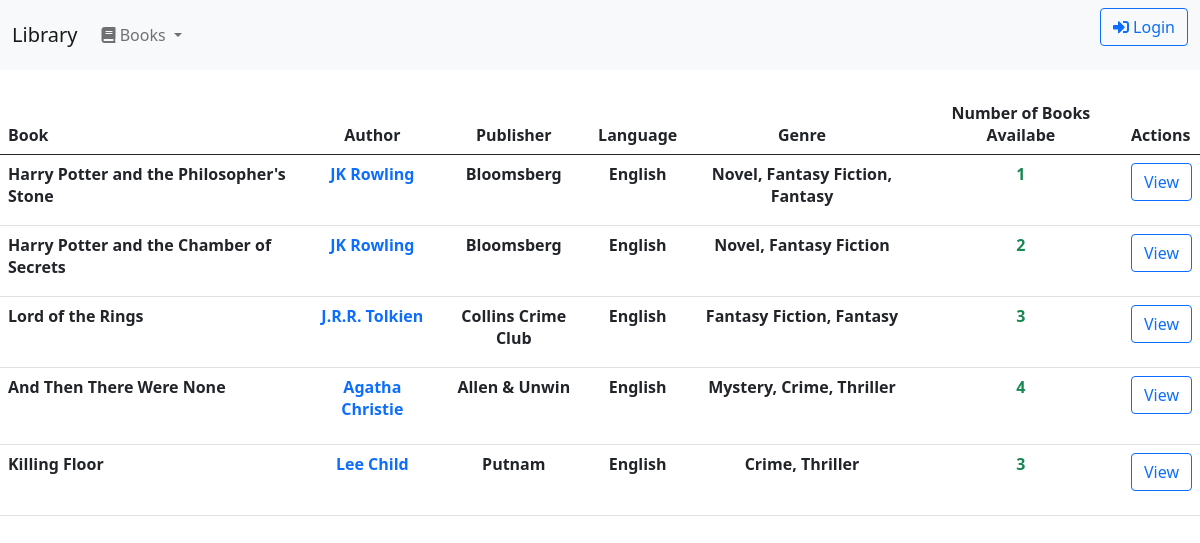
The page /allbooks/ on the database its author committed.
### library/models.py (models this page shows, shortened)
class Book(models.Model):
    title = models.CharField(max_length=200)
    author = models.ForeignKey('Author', on_delete=models.SET_NULL, null=True)
    summary = models.TextField(max_length=1000)
    isbn = models.CharField('ISBN', max_length=13, unique=True)
    genre = models.ManyToManyField(Genre)
    language = models.ForeignKey('Language', on_delete=models.SET_NULL, null=True)
    def display_genre(self):
        return ', '.join(genre.name for genre in self.genre.all())
    def num_books(self):
        return BookIndividual.objects.filter(book=self, status='a').count()

class Author(models.Model):
    name = models.CharField(max_length=100)
    publisher = models.ForeignKey('PublishingHouse', on_delete=models.SET_NULL, null=True, blank=True)
    GEN = (('n',''),('m','Male'),('f','Female'),('o','Other'))
    gender = models.CharField(max_length=15, choices=GEN, default='n', blank=True)
    bio = models.CharField(max_length=1000, default=' ')
    nationality= models.CharField(max_length=50, default=' ')

class PublishingHouse(models.Model):
    name = models.CharField(max_length=100)

class Language(models.Model):
    name = models.CharField(max_length=100)

class Genre(models.Model):
	name = models.CharField(max_length=100)

### library/views.py (the view)
# urls.py: path('allbooks/', all_books_view),
def all_books_view(request):
	if request.user.is_staff:
		return redirect('/staff')
	books=Book.objects.all()
	return render(request, "allbooks.html", locals())

### library/templates/allbooks.html (shortened to what this page needs)
<html>
	<head>
    	{% include 'csscdn.html' %}
	</head>
	<body>
	{% include 'navbar.html' %}
	<br>
	<table class="table table-hover">
  		<thead>
    		<tr>
      			<th scope="col">Book</th>
      			<th scope="col" class="text-center">Author</th>
      			<th scope="col" class="text-center">Publisher</th>
      			<th scope="col" class="text-center">Language</th>
      			<th scope="col" class="text-center">Genre</th>
      			<th scope="col" class="text-center">Number of Books Availabe</th>
      			<th scope="col">Actions</th>
    		</tr>
  		</thead>
  		<tbody>
  	{% if books %}
	  	{% for b in books  %}
	  		<tr>
	  			<th>{{ b.title }}</th>
	  			<th><a href="{% url 'author' pk=b.author.id %}"><p class="text-center text-primary">{{b.author.name}}</p></a></th>
		      	<th class="text-center">{{ b.author.publisher.name }}</th>
		      	<th class="text-center">{{ b.language.name }}</th>
		      	<th class="text-center">{{ b.display_genre }}</th>
		      	{% if b.num_books %}
		      	<th class="text-success text-center">{{ b.num_books }}</th>
		      	{% else %}
		      	<th class="text-danger text-center">{{ b.num_books }}</th>
		      	{% endif %}
	  			<th><form action="{% url 'book' pk=b.id %}" class="d-flex">
		        <button class="btn btn-outline-primary" type="submit">View</button>
		      	</form></th>
	  		</tr>
	     {% endfor %}
	{% else %}
		<p class="fs-5 text-danger text-center fw-bold">No Books Found....</p>
	{% endif %}
</tbody>
</table>
	</body>
</html>

### library/templates/allbooks.html (style rules this page uses)
a { color: black; text-decoration: none; }

### rows shown on the page
Book: title "Harry Potter and the Philosopher's Stone", author.name "JK Rowling", author.publisher.name "Bloomsberg", language.name "English", display_genre "Novel, Fantasy Fiction, Fantasy", num_books "1"
Book: title "Harry Potter and the Chamber of Secrets", author.name "JK Rowling", author.publisher.name "Bloomsberg", language.name "English", display_genre "Novel, Fantasy Fiction", num_books "2"
Book: title "Lord of the Rings", author.name "J.R.R. Tolkien", author.publisher.name "Collins Crime Club", language.name "English", display_genre "Fantasy Fiction, Fantasy", num_books "3"
Book: title "And Then There Were None", author.name "Agatha Christie", author.publisher.name "Allen & Unwin", language.name "English", display_genre "Mystery, Crime, Thriller", num_books "4"
Book: title "Killing Floor", author.name "Lee Child", author.publisher.name "Putnam", language.name "English", display_genre "Crime, Thriller", num_books "3"
